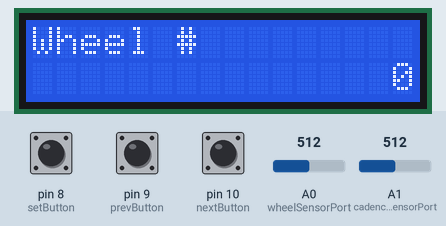
Bench run of a sketch on a simulated Arduino Uno, built with avr-gcc and run on an emulated ATmega328P. Parts: 16×2 character LCD. Inputs (shaded band) come from the test bench; at power-on: pin 9 (prevButton) HIGH, A0 (wheelSensorPort) = 512, pin 8 (setButton) HIGH, pin 10 (nextButton) HIGH, A1 (cadenceSensorPort) = 512.

Above: at 3.2 s.
3.3 s: pin 9 (prevButton) pulled LOW for 0.15 s
At 3.7 s:
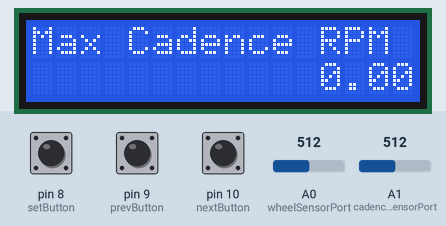
4.9 s: pin 9 (prevButton) pulled LOW for 1 s
At 6.4 s:
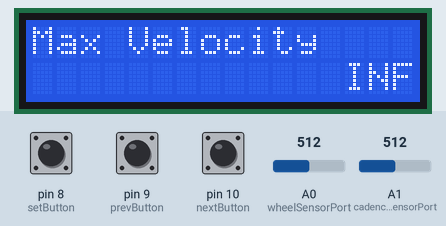
7.4 s: pin 9 (prevButton) pulled LOW for 0.15 s
At 8.3 s:
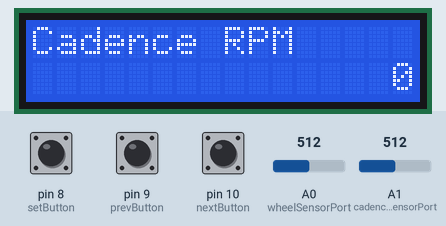
9.1 s: pin 9 (prevButton) pulled LOW for 3.2 s
At 10.2 s:
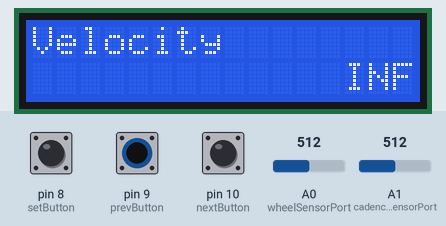
13.8 s: A0 (wheelSensorPort) set to 593
15.3 s: A0 (wheelSensorPort) set to 615
At 16.2 s:
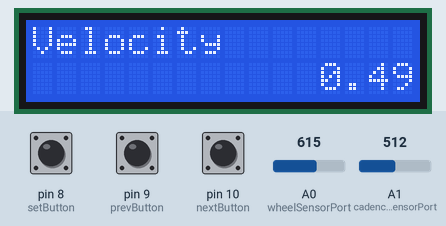
Timing chart, 0 to 18.0 s (numbered marks = the images above; inputs shaded):
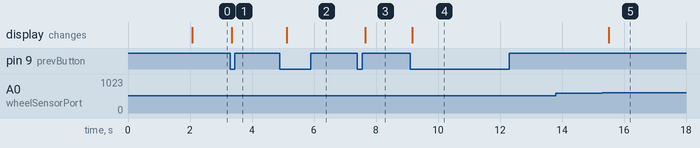

Measured:
- the behaviour switches between 600 and 601 on A0 (wheelSensorPort) (found by bisection; images 4 and 5)
- after the input at 3.3 s, the display: changes at once (image 1)
- after the input at 4.9 s, the display: changes after 0.21 s (image 2)
- after the input at 7.4 s, the display: changes after 0.25 s (image 3)
- after the input at 9.1 s, the display: changes after 0.07 s (image 4)
- after the input at 13.8 s, every drawn part: stays the same
- after the input at 15.3 s, the display: changes after 0.20 s (image 5)

The sketch:

BikeTrainer.ino
```cpp
// (licence header left out)
// include the library code:
#include <LiquidCrystal.h>  // LCD library

// ports configuration
const int wheelSensorPort   = A0;  // wheel sensor conneted on analog port 0
const int cadenceSensorPort = A1;  // cadence sensor conneted on analog port 1
const int setButton         = 8;   // set button connected to digital port 8
const int prevButton        = 9;   // previous button connected to digital port 9
const int nextButton        = 10;  // next button connected to digital port 10

// lcd configuration
LiquidCrystal lcd(12, 11, 5, 4, 3, 2);  // initialize the library with the interface pins
const int left            = 1;  // text lcd left alignment
const int center          = 2;  // text lcd center alignment
const int right           = 3;  // text lcd right alignment
const int numSessionData  = 10; // number of session data

// sensors configuration
const int sensorLowLevel  = 400;  // under this analog level the sensor in open
const int sensorHighLevel = 600;  // over this analog level the sensor in closed
const int latency         = 10;   // time in millis to wait between sensors state checks
const int printLatency    = 250;  // time in millis to wait between data print updates

// counters
int wheelCounter                = 0;      // number of wheel turns
int cadenceCounter              = 0;      // number of pedal turns
boolean wheelState              = false;  // state of the wheel sensor - true closed, false open
boolean cadenceState            = false;  // state of the cadence sensor - true closed, false open
long wheelRevolutionDuration    = 0;      // time in millis for a wheel revolution
long wheelRevolutionLastTime    = 0;      // last time the wheel sensor has been closed
long cadenceRevolutionDuration  = 0;      // time in millis for a cadence revolution
long cadenceRevolutionLastTime  = 0;      // last time the cadence sensor has been closed
int currentLcdData              = 0;      // the index of the current data to be printed on LCD display
float maxVelocity               = 0;      // the max velocity obtained during the session
float maxCadenceRpm             = 0;      // the max cadence rpm obtained during the session

// data computing
long startTime                        = 0;     // trainig starting time
long totalTime                        = 0;     // trainig total time
long printTime                        = 0;     // last data printing time
boolean isRunning                     = false; // session running status
int setButtonValue                    = LOW;   // current set button value
int nextButtonValue                   = LOW;   // current next button value
int prevButtonValue                   = LOW;   // current previous button value
float wheelCircumference              = 2089;  // wheel circumference in millimeters
String sessionData[numSessionData][2];         // session data


/**
 * Main settings.
 */
void setup() {
  // sets up LCD's number of columns and rows
  lcd.begin(16, 2);
  // sets up session data
  sessionData[0][0] = "Wheel #";
  sessionData[1][0] = "Cadence #";
  sessionData[2][0] = "Time";
  sessionData[3][0] = "Distance";
  sessionData[4][0] = "Avg Velocity";
  sessionData[5][0] = "Avg Cadence RPM";
  sessionData[6][0] = "Velocity";
  sessionData[7][0] = "Cadence RPM";
  sessionData[8][0] = "Max Velocity";
  sessionData[9][0] = "Max Cadence RPM";
  // sets up buttons
  pinMode(setButton, INPUT);
  pinMode(nextButton, INPUT);
  pinMode(prevButton, INPUT);
  // prints a message on the LCD
  lcdPrint("aBikeTrainer", left, "ver. 1.0.0.", left);
  delay(2000);
}


/*
 * Main loop.
 * Reads wheel and cadence sensor state and counts revolutions.
 * Checks buttons state and start/stop session (set button) o change visualization (previous/next buttons)
 * Computes session data if it's time to show them.
 * Prints session data on LCD.
 */
void loop() {
  // checks sensors
  sensorsCheck();
  // checks buttons
  buttonsCheck();
  // prints sensor state
  if (millis() - printTime > printLatency) {
    // resets print timestamp
    printTime = millis();
    // computes data
    dataCalculation();
    // prints data on LCD
    lcdPrint(sessionData[currentLcdData][0], left, sessionData[currentLcdData][1], right);
  }
  // wait before next read
  delay(latency);
}

/**
 * Set button has been pressed.
 * If session is running stop it.
 * If session is stopped, reset counter and start it.
 */
void setButtonPressed() {
  // checks session state
  if (!isRunning) {
    // session is stopped
    // store new session starting time
    startTime = millis();
    // reset wheel and cadence counters
    wheelCounter = 0;
    cadenceCounter = 0;
    maxVelocity = 0;
    maxCadenceRpm = 0;
  }
  // if session is started, stop it
  // if session is stopped, start it
  isRunning = !isRunning;
}

/**
 * Next button has been pressed.
 * Switch to next session data, restarting from first after the last.
 */
void nextButtonPressed() {
    // switches to next data
    currentLcdData++;
    // checks data position
    if (currentLcdData > numSessionData - 1) {
      // it's after the last
      // switch to first
      currentLcdData = 0;
    }
}

/**
 * Previous button has been pressed.
 * Switch to previous session data, restarting from last before the first..
 */
void prevButtonPressed() {
    // switches to previous data
    currentLcdData--;
    // check data position
    if (currentLcdData < 0) {
      // it's before the first
      // switch to the last
      currentLcdData = numSessionData - 1;
    }
}

/**
 * Computes session data.
 * Calculates and store session wheel revolutions, cadence revolutions, total time,
 * total distance, average velocity, average cadence rpm, instant velocity, instant cadence rpm.
 */
void dataCalculation() {
  // computes session data
  // total wheel and cadence revolutions
  sessionData[0][1] = String(wheelCounter);
  sessionData[1][1] = String(cadenceCounter);
  // total time in this session in hour, minute, seconds
  if (isRunning) {
    totalTime = millis() - startTime;
  }
  String totalTimeString = "";
  totalTimeString += totalTime / 3600000;
  totalTimeString += ":";
  if ((totalTime % 3600000) / 60000 <= 9) {
    totalTimeString += "0";
  }
  totalTimeString += (totalTime % 3600000) / 60000;
  totalTimeString += ":";
  if ((totalTime % 60000) / 1000 <= 9) {
    totalTimeString += "0";
  }
  totalTimeString += (totalTime % 60000) / 1000;
  sessionData[2][1] = String(totalTimeString);
  // total distance amount in this session in km
  float totalDistance = wheelCircumference * wheelCounter / 1000000.0;
  sessionData[3][1] = String(totalDistance);
  // average velocity in km/h, based on distance and total session time
  float averageVelocity = totalDistance / (totalTime / 3600000.0);
  sessionData[4][1] = String(averageVelocity);
  // avrage cadence rpm, based on cadence and total session time
  int averageCadenceRpm = (int) (cadenceCounter / (totalTime / 60000.0));
  sessionData[5][1] = String(averageCadenceRpm);
  // instant velocity, based on one wheel revolution
  float instantVelocity = (wheelCircumference / 1000000.0) / (wheelRevolutionDuration / 3600000.0);
  sessionData[6][1] = String(instantVelocity);
  // instant cadence rpm, based on one pedal revolution
  int instantCadenceRpm = (int) (1.0 / (cadenceRevolutionDuration / 60000.0));
  sessionData[7][1] = String(instantCadenceRpm);
  // max velocity
  if (instantVelocity > maxVelocity) {
    // new max velocity
    maxVelocity = instantVelocity;
  }
  sessionData[8][1] = String(maxVelocity);
  // max cadence rpm
  if (instantCadenceRpm > maxCadenceRpm) {
    // new max cadence rpm
    maxCadenceRpm = instantCadenceRpm;
  }
  sessionData[9][1] = String(maxCadenceRpm);
}

/**
 * Checks buttons status.
 * Checks if the buttons has been pressed. It consider a button pressed when it it's released.
 * If pressed, calls the specific button-pressed function.
 */
void buttonsCheck() {
  // reads buttons value
  // set button state
  if (digitalRead(setButton) == LOW && setButtonValue == HIGH) {
    // set button has been released
    setButtonPressed();
  }
  setButtonValue = digitalRead(setButton);
  // next button state
  if (digitalRead(nextButton) == LOW && nextButtonValue == HIGH) {
    // set button has been released
    nextButtonPressed();
  }
  nextButtonValue = digitalRead(nextButton);
  // previous button state
  if (digitalRead(prevButton) == LOW && prevButtonValue == HIGH) {
    // previous button has been released
    prevButtonPressed();
  }
  prevButtonValue = digitalRead(prevButton);
}

/**
 * Checks sensor status.
 * Checks if magnet is passed over the sensor closing the switch.
 * The switch iss close if analog value read if over the min close level.
 * If the switch turns from closed to opened, increments correspondig counter,
 * calculates revolution time and stores last revolution timestamp.
 * Stores the sensor state.
 */
void sensorsCheck() {
  // reads sensors value
  int wheelSensorValue = analogRead(wheelSensorPort);
  int cadenceSensorValue = analogRead(cadenceSensorPort);
  // checks wheel sensor state
  if (wheelSensorValue < sensorLowLevel) {
    // the wheel sensor is open
    // sets sensor open
    wheelState = false;
  }
  if (wheelSensorValue > sensorHighLevel) {
    // the wheel sensor is closed
    if (wheelState == false) {
      // before this, the sensor was open
      // the wheel makes another turn
      wheelCounter++;
      // calculates time for one revolution
      wheelRevolutionDuration = millis() - wheelRevolutionLastTime;
      // sets revolution starting time
      wheelRevolutionLastTime = millis();
    }
    // sets sensor closed
    wheelState = true;
  }
  // checks cadence sensor state
  if (cadenceSensorValue < sensorLowLevel) {
    // the cadence sensor is open
    // sets the sensor open
    cadenceState = false;
  }
  if (cadenceSensorValue > sensorHighLevel) {
    // the cadence sensor is closed
    if (cadenceState == false) {
      // before this, the sensor was open
      // the pedal makes another turn
      cadenceCounter++;
      // calculates time for one revolution
      cadenceRevolutionDuration = millis() - cadenceRevolutionLastTime;
      // sets revolution starting time
      cadenceRevolutionLastTime = millis();
    }
    // sets sensor closed
    cadenceState = true;
  }
}


/**
 * Print data on a 16x2 LCD.
 * Print two lines on the 16x2 LCD with specified alignment.
 * Parameters:
 *   - firstLine: text to be printed on the first line
 *   - firstLineAligment: first line alignment (left, center, right)
 *   - secondLine: text to be printed on the second line
 *   - secondLineAligment: second line alignment (left, center, right)
 */
void lcdPrint(String firstLine, int firstLineAlignment, String secondLine, int secondLineAlignment) {
  // initializes first line text
  String firstLineText = "";
  // checks first line aligment type
  if (firstLineAlignment == left) {
    // left alignment
    // text before
    firstLineText += firstLine;
    // spaces after
    for (int i = 0; i < 16 - firstLine.length(); i++) {
      firstLineText += " ";
    }
  } else if (firstLineAlignment == right) {
    // right aligmnent
    // spaces before
    for (int i = 0; i < 16 - firstLine.length(); i++) {
      firstLineText += " ";
    }
    // text after
    firstLineText += firstLine;
  } else if (firstLineAlignment == center) {
    // center aligmnent
    // half spaces before
    for (int i = 0; i < (16 - firstLine.length()) / 2; i++) {
      firstLineText += " ";
    }
    // text in center
    firstLineText += firstLine;
    // half spaces after
    for (int i = 0; i < 16 - firstLineText.length(); i++) {
      firstLineText += " ";
    }
  }
  // initializes second line text
  String secondLineText = "";
  // checks second line alignment type
  if (secondLineAlignment == left) {
    // left alignment
    // text before
    secondLineText += secondLine;
    // spaces after
    for (int i = 0; i < 16 - secondLine.length(); i++) {
      secondLineText += " ";
    }
  } else if (secondLineAlignment == right) {
    // right alignment
    // spaces before
    for (int i = 0; i < 16 - secondLine.length(); i++) {
      secondLineText += " ";
    }
    // text after
    secondLineText += secondLine;
  } else if (secondLineAlignment == center) {
    // center salignment
    // half spaces before
    for (int i = 0; i < (16 - secondLine.length()) / 2; i++) {
      secondLineText += " ";
    }
    // text in center
    secondLineText += secondLine;
    // half spaces after
    for (int i = 0; i < 16 - secondLineText.length(); i++) {
      secondLineText += " ";
    }
  }
  // prints lines on lcd
  lcd.setCursor(0, 0);
  lcd.print(firstLineText);
  lcd.setCursor(0, 1);
  lcd.print(secondLineText);
}
```
